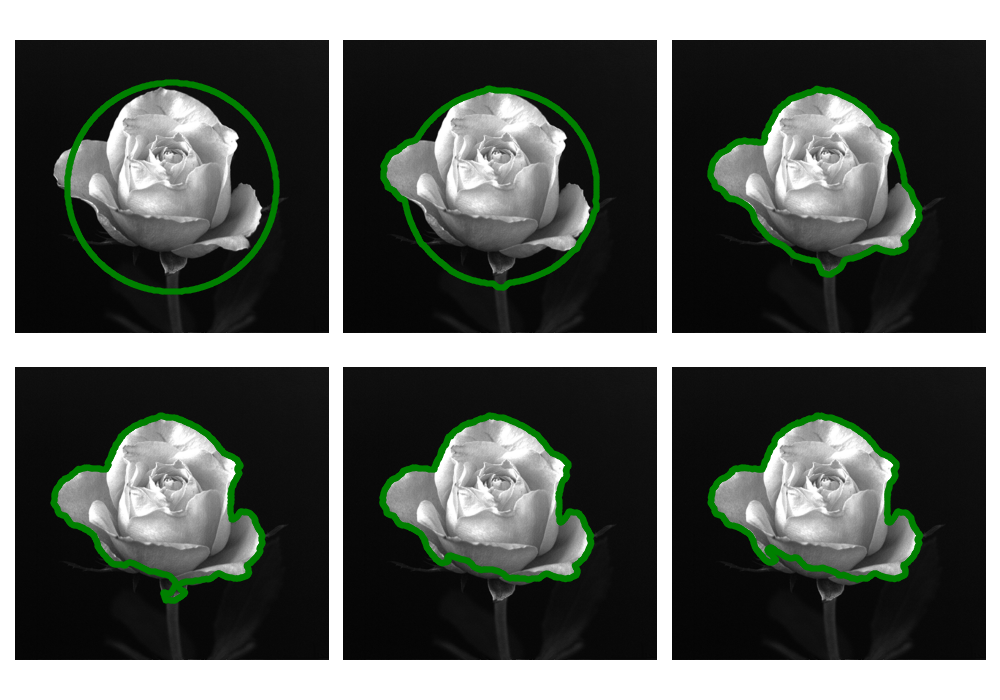

Reproduce this figure in Python.
import numpy as np
import matplotlib.pyplot as plt
from skimage.io import imread
from skimage.util import img_as_float

from libDIP.levelSetForce4e import levelSetForce4e
from libDIP.levelSetIterate4e import levelSetIterate4e
from libDIP.levelSetReInit4e import levelSetReInit4e
from libDIPUM.contourc import contourc
from libDIPUM.curve_display import curve_display
from libDIPUM.data_path import dip_data

# Parameters
mu = 0.5
nu = 0
lambda1 = 1
lambda2 = 1
iterations = [100, 300, 500, 700, 1000]

# Data
img_path = dip_data('rose479by512.tif')
f = img_as_float(imread(img_path))
M, N = f.shape

# Circular initial phi
y, x = np.meshgrid(np.arange(1, N + 1), np.arange(1, M + 1))
center = (int(round(M / 2)), int(round(N / 2)))
r = max(center) - max(center) / 3.0
phi_list = [np.sqrt((x - center[0])**2 + (y - center[1])**2) - r]

# Initial contour
c_list = [contourc(phi_list[0], [0, 0])]

for niter in iterations:
    phi = phi_list[0].copy()
    C = 0.5
    for i in range(1, niter + 1):
        F = levelSetForce4e('regioncurve', [f, phi, mu, nu, lambda1, lambda2], ['Fn', 'Cn'])
        phi = levelSetIterate4e(phi, F)
        if i % 5 == 0:
            phi = levelSetReInit4e(phi, 5, 0.5)
    phi_list.append(phi)
    c_list.append(contourc(phi, [0, 0]))

# Display
fig, axes = plt.subplots(2, 3, figsize=(10, 7))
for idx in range(len(iterations) + 1):
    ax = axes.flat[idx]
    ax.imshow(f, cmap='gray')
    ax.axis('off')
    cc = c_list[idx]
    curve_display(cc[1, :], cc[0, :], 'g.', ax=ax)

plt.tight_layout()
plt.savefig('Figure1134.png')
plt.show()
